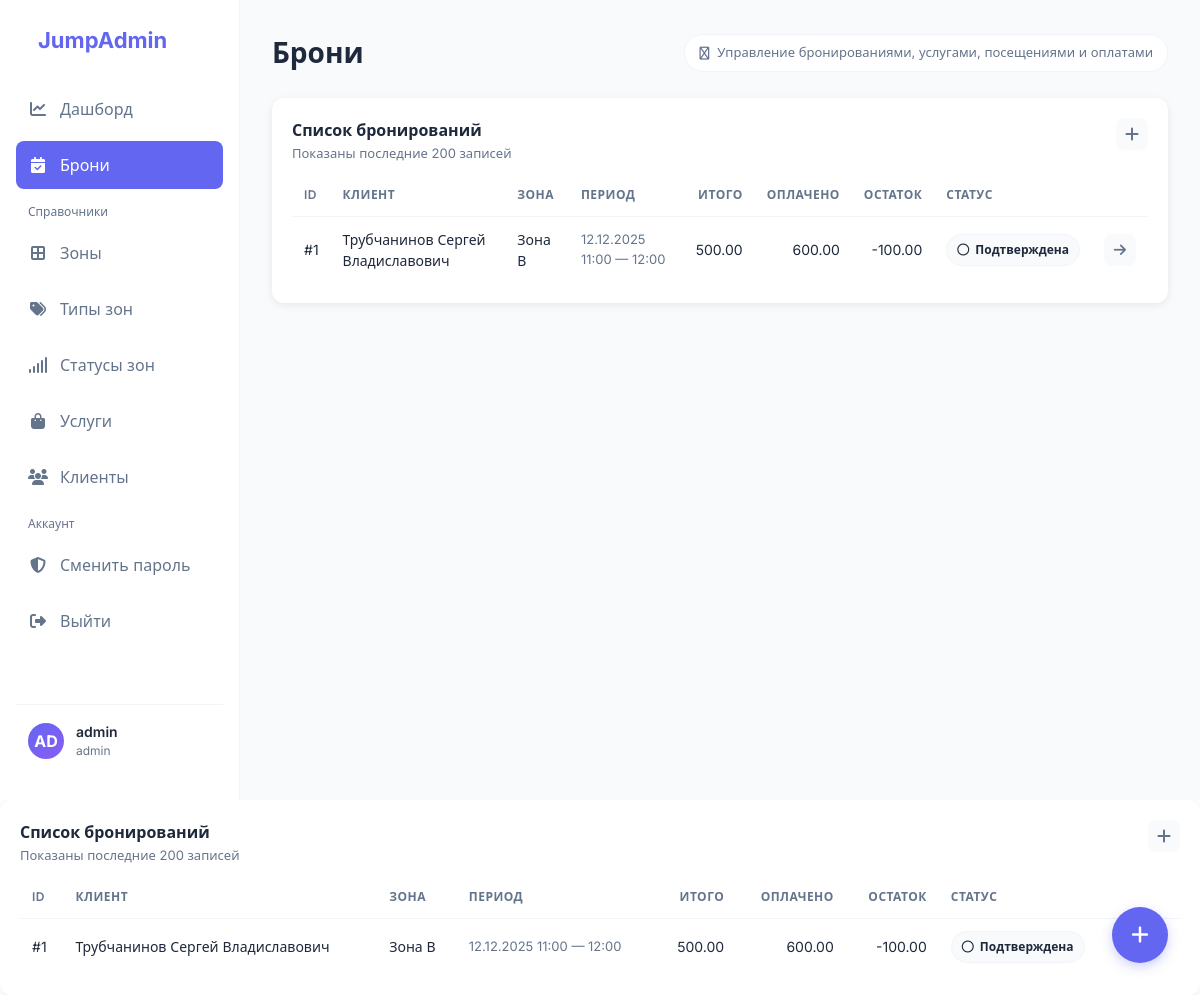
Screenshot of /bookings (signed in) with the database file from the repository.
### models.py (models this page shows)
class Base(DeclarativeBase):
    pass

class Account(Base, UserMixin):
    __tablename__ = "account"
    id: Mapped[int] = mapped_column(Integer, primary_key=True, autoincrement=True)
    login: Mapped[str] = mapped_column(String, unique=True, nullable=False)
    password_hash: Mapped[str] = mapped_column(String, nullable=False)
    role: Mapped[str] = mapped_column(String, nullable=False, default="admin")
    client_id: Mapped[Optional[int]] = mapped_column(ForeignKey("client.id"))
    employee_id: Mapped[Optional[int]] = mapped_column(ForeignKey("employee.id"), nullable=True)
    email_recovery: Mapped[Optional[str]] = mapped_column(String)
    client: Mapped[Optional["Client"]] = relationship(back_populates="accounts")
    employee: Mapped[Optional["Employee"]] = relationship(back_populates="accounts")

class Booking(Base):
    __tablename__ = "booking"
    id: Mapped[int] = mapped_column(Integer, primary_key=True, autoincrement=True)
    client_id: Mapped[int] = mapped_column(ForeignKey("client.id"), nullable=False)
    zone_id: Mapped[int] = mapped_column(ForeignKey("zone.id"), nullable=False)
    datetime_from: Mapped[datetime] = mapped_column(DateTime, nullable=False)
    datetime_to: Mapped[datetime] = mapped_column(DateTime, nullable=False)
    participants_count: Mapped[int] = mapped_column(Integer, nullable=False)
    session_sum: Mapped[Optional[Decimal]] = mapped_column(Numeric(10, 2))
    total_sum: Mapped[Optional[Decimal]] = mapped_column(Numeric(10, 2))
    status_id: Mapped[int] = mapped_column(ForeignKey("booking_status.id"), nullable=False)
    created_at: Mapped[datetime] = mapped_column(DateTime, nullable=False, default=datetime.utcnow)
    client: Mapped["Client"] = relationship(back_populates="bookings")
    zone: Mapped["Zone"] = relationship(back_populates="bookings")
    status: Mapped["BookingStatus"] = relationship(back_populates="bookings")
    payments: Mapped[list["Payment"]] = relationship(back_populates="booking")
    services: Mapped[list["BookingService"]] = relationship(back_populates="booking")
    visit: Mapped[Optional["Visit"]] = relationship(back_populates="booking", uselist=False)

class Client(Base):
    __tablename__ = "client"
    id: Mapped[int] = mapped_column(Integer, primary_key=True, autoincrement=True)
    full_name: Mapped[str] = mapped_column(String, nullable=False)
    dob: Mapped[Optional[date]] = mapped_column(Date)
    phone: Mapped[Optional[str]] = mapped_column(String)
    email: Mapped[Optional[str]] = mapped_column(String)
    note: Mapped[Optional[str]] = mapped_column(Text)
    bookings: Mapped[list["Booking"]] = relationship(back_populates="client")
    accounts: Mapped[list["Account"]] = relationship(back_populates="client")

class Zone(Base):
    __tablename__ = "zone"
    id: Mapped[int] = mapped_column(Integer, primary_key=True, autoincrement=True)
    zone_name: Mapped[str] = mapped_column(String, unique=True, nullable=False)
    type_id: Mapped[int] = mapped_column(ForeignKey("zone_type.id"), nullable=False)
    capacity: Mapped[int] = mapped_column(Integer, nullable=False)
    base_price: Mapped[Decimal] = mapped_column(Numeric(10, 2), nullable=False)
    status_id: Mapped[int] = mapped_column(ForeignKey("zone_status.id"), nullable=False)
    description: Mapped[Optional[str]] = mapped_column(Text)
    type: Mapped["ZoneType"] = relationship(back_populates="zones")
    status: Mapped["ZoneStatus"] = relationship(back_populates="zones")
    bookings: Mapped[list["Booking"]] = relationship(back_populates="zone")

class BookingStatus(Base):
    __tablename__ = "booking_status"
    id: Mapped[int] = mapped_column(Integer, primary_key=True, autoincrement=True)
    code: Mapped[str] = mapped_column(String, unique=True, nullable=False)
    name: Mapped[str] = mapped_column(String, nullable=False)
    bookings: Mapped[list["Booking"]] = relationship(back_populates="status")

### app.py (the view)
@app.get("/bookings")
@login_required
@admin_required
def bookings_list():
    with db_session() as s:
        bookings = (
            s.execute(
                select(Booking)
                .options(joinedload(Booking.client), joinedload(Booking.zone), joinedload(Booking.status))
                .order_by(Booking.id.desc())
                .limit(200)
            )
            .scalars()
            .all()
        )
        paid = s.execute(select(Payment.booking_id, func.coalesce(func.sum(Payment.amount), 0)).group_by(Payment.booking_id)).all()
    paid_map = {bid: float(total) for bid, total in paid}
    return render_template("bookings/list.html", bookings=bookings, paid_map=paid_map)

### app.py (called while the page is built)
@app.before_request
def force_auth():
    if request.endpoint is None:
        return
    if request.endpoint in PUBLIC_ENDPOINTS:
        return
    if not current_user.is_authenticated:
        return redirect(url_for("login"))

def db_session() -> Session:
    return SessionLocal()

def admin_required(fn):
    @wraps(fn)
    def wrapper(*args, **kwargs):
        if not current_user.is_authenticated:
            return login_manager.unauthorized()
        if getattr(current_user, "role", "") not in ("admin", "staff"):
            flash("Недостаточно прав", "danger")
            return redirect(url_for("dashboard"))
        return fn(*args, **kwargs)
    return wrapper

@login_manager.user_loader
def load_user(user_id: str):
    with db_session() as s:
        return s.get(Account, int(user_id))

### templates/bookings/list.html
{% extends "base.html" %}
{% set active = "bookings" %}
{% set page_title = "Брони" %}
{% set page_subtitle = "Управление бронированиями, услугами, посещениями и оплатами" %}
{% set fab_url = url_for('booking_create') %}
{% set fab_title = "Новая бронь" %}
{% block content %}
<div class="card">
  <div class="card-header" style="margin-bottom: 10px;">
    <div class="card-title">
      <h3>Список бронирований</h3>
      <p>Показаны последние 200 записей</p>
    </div>
    <div class="actions">
      <a class="icon-btn" href="{{ url_for('booking_create') }}" title="Новая бронь"><i class="fa-solid fa-plus"></i></a>
    </div>
  </div>
  <div class="table-wrap">
    <table>
      <thead>
        <tr>
          <th>ID</th>
          <th>Клиент</th>
          <th>Зона</th>
          <th>Период</th>
          <th style="text-align:right;">Итого</th>
          <th style="text-align:right;">Оплачено</th>
          <th style="text-align:right;">Остаток</th>
          <th>Статус</th>
          <th style="text-align:right;"></th>
        </tr>
      </thead>
      <tbody>
        {% for b in bookings %}
          {% set paid = paid_map.get(b.id, 0.0) %}
          {% set total = (b.total_sum or 0) %}
          <tr>
            <td>#{{ b.id }}</td>
            <td>{{ b.client.full_name }}</td>
            <td>{{ b.zone.zone_name }}</td>
            <td style="color: var(--text-secondary); font-size: 13px;">
              {{ b.datetime_from.strftime("%d.%m.%Y %H:%M") }} — {{ b.datetime_to.strftime("%H:%M") }}
            </td>
            <td style="text-align:right;">{{ "%.2f"|format(total) }}</td>
            <td style="text-align:right;">{{ "%.2f"|format(paid) }}</td>
            <td style="text-align:right;">{{ "%.2f"|format((total|float) - (paid|float)) }}</td>
            <td><span class="badge"><i class="fa-regular fa-circle"></i> {{ b.status.name }}</span></td>
            <td style="text-align:right;">
              <a class="icon-btn" href="{{ url_for('booking_view', booking_id=b.id) }}" title="Открыть"><i class="fa-solid fa-arrow-right"></i></a>
            </td>
          </tr>
        {% else %}
          <tr><td colspan="9" style="color: var(--text-secondary); padding: 18px;">Нет бронирований</td></tr>
        {% endfor %}
      </tbody>
    </table>
  </div>
</div>
{% endblock %}

### templates/base.html (shortened to what this page needs)
{% set active = active or '' %}
<!DOCTYPE html>
<html lang="ru">
<head>
  <link rel="stylesheet" href="https://cdnjs.cloudflare.com/ajax/libs/font-awesome/6.4.0/css/all.min.css">
</head>
<body>
  {% if current_user.is_authenticated %}
  <div class="app-container">
    <aside class="sidebar">
      <div class="logo">
        <span>JumpAdmin</span>
      </div>
      <nav class="nav-menu">
        <a href="{{ url_for('dashboard') }}" class="nav-item {% if active=='dashboard' %}active{% endif %}">
          <i class="fa-solid fa-chart-line"></i><span>Дашборд</span>
        </a>
        <a href="{{ url_for('bookings_list') }}" class="nav-item {% if active=='bookings' %}active{% endif %}">
          <i class="fa-solid fa-calendar-check"></i><span>Брони</span>
        </a>
        <div class="nav-section">Справочники</div>
        <a href="{{ url_for('zones_list') }}" class="nav-item {% if active=='zones' %}active{% endif %}">
          <i class="fa-solid fa-border-all"></i><span>Зоны</span>
        </a>
        <a href="{{ url_for('zone_types_list') }}" class="nav-item {% if active=='zone_types' %}active{% endif %}">
          <i class="fa-solid fa-tags"></i><span>Типы зон</span>
        </a>
        <a href="{{ url_for('zone_statuses_list') }}" class="nav-item {% if active=='zone_statuses' %}active{% endif %}">
          <i class="fa-solid fa-signal"></i><span>Статусы зон</span>
        </a>
        <a href="{{ url_for('services_list') }}" class="nav-item {% if active=='services' %}active{% endif %}">
          <i class="fa-solid fa-bag-shopping"></i><span>Услуги</span>
        </a>
        <a href="{{ url_for('clients_list') }}" class="nav-item {% if active=='clients' %}active{% endif %}">
          <i class="fa-solid fa-users"></i><span>Клиенты</span>
        </a>
        <div class="nav-section">Аккаунт</div>
        <a href="{{ url_for('account_password') }}" class="nav-item {% if active=='password' %}active{% endif %}">
          <i class="fa-solid fa-shield-halved"></i><span>Сменить пароль</span>
        </a>
        <a href="{{ url_for('logout') }}" class="nav-item">
          <i class="fa-solid fa-right-from-bracket"></i><span>Выйти</span>
        </a>
      </nav>
      <div class="user-profile">
        {% set initials = (current_user.login[:2] if current_user.login else 'AD')|upper %}
        <div class="user-avatar">{{ initials }}</div>
        <div class="user-info">
          <h4>{{ current_user.login }}</h4>
          <p>{{ current_user.role }}</p>
        </div>
      </div>
    </aside>
    <main class="main-content">
      <header class="header">
        <h1>{{ page_title or " " }}</h1>
        {% if page_subtitle %}
          <div class="pill"><i class="fa-regular fa-circle-info"></i> {{ page_subtitle }}</div>
        {% else %}
          <div class="pill"><i class="fa-regular fa-circle-user"></i> {{ current_user.login }}</div>
        {% endif %}
      </header>
      {{ self.content() }}
    </main>
  </div>
  {% endif %}
  {% if fab_url %}
    <a class="fab-button" href="{{ fab_url }}" title="{{ fab_title or 'Добавить' }}"><i class="fa-solid fa-plus"></i></a>
  {% endif %}
  {% block content %}{% endblock %}
</body>
</html>

### templates/base.html (style rules this page uses)
* { margin: 0; padding: 0; box-sizing: border-box; font-family: 'Inter', system-ui, -apple-system, Segoe UI, Roboto, sans-serif; }
:root { --primary: #6366F1; --primary-dark: #4F46E5; --background: #FFFFFF; --background-secondary: #F8FAFC; --text-primary: #1E293B; --text-secondary: #64748B; --success: #10B981; --warning: #F59E0B; --error: #EF4444; --border: #F1F5F9; --shadow: rgba(0, 0, 0, 0.08); --sidebar-width: 240px; --radius: 12px; }
body { background-color: var(--background); color: var(--text-primary); line-height: 1.5; }
a { color: inherit; }
.app-container { display: flex; min-height: 100vh; }
.sidebar { width: var(--sidebar-width); background-color: var(--background); border-right: 1px solid var(--border); padding: 24px 16px; display: flex; flex-direction: column; position: fixed; height: 100vh; z-index: 10; }
.logo { font-size: 22px; font-weight: 700; color: var(--primary); margin-bottom: 28px; padding-left: 12px; display: flex; align-items: center; gap: 10px; }
.nav-menu { flex-grow: 1; }
.nav-section { margin-top: 14px; margin-bottom: 8px; padding-left: 12px; color: var(--text-secondary); font-size: 12px; }
.nav-item { display: flex; align-items: center; padding: 12px; margin-bottom: 8px; border-radius: 8px; color: var(--text-secondary); text-decoration: none; transition: all 0.2s ease; }
.nav-item i { margin-right: 12px; width: 20px; text-align: center; }
.nav-item.active { background-color: var(--primary); color: white; font-weight: 500; }
.user-profile { padding: 16px 12px; border-top: 1px solid var(--border); display: flex; align-items: center; gap: 12px; }
.user-avatar { width: 36px; height: 36px; border-radius: 50%; background: linear-gradient(135deg, var(--primary), #8B5CF6); color: white; display: flex; align-items: center; justify-content: center; font-weight: 700; flex: 0 0 auto; }
.user-info h4 { font-size: 14px; font-weight: 600; }
.user-info p { font-size: 12px; color: var(--text-secondary); }
.main-content { flex-grow: 1; margin-left: var(--sidebar-width); padding: 32px; background-color: var(--background-secondary); min-height: 100vh; }
.header { display: flex; justify-content: space-between; align-items: center; margin-bottom: 24px; gap: 16px; }
.header h1 { font-size: 28px; font-weight: 600; }
.pill { color: var(--text-secondary); font-size: 13px; background-color: var(--background); padding: 8px 14px; border-radius: 999px; border: 1px solid var(--border); display: inline-flex; align-items: center; gap: 8px; white-space: nowrap; }
.card { background-color: var(--background); border-radius: var(--radius); padding: 20px; box-shadow: 0 2px 8px var(--shadow); transition: transform 0.2s ease, box-shadow 0.2s ease; }
.card-header { display:flex; align-items:flex-start; justify-content:space-between; gap: 12px; margin-bottom: 14px; }
.card-title h3 { font-size: 16px; font-weight: 600; margin-bottom: 2px; }
.card-title p { font-size: 13px; color: var(--text-secondary); }
.actions { display:flex; gap: 8px; }
.icon-btn { width: 32px; height: 32px; border-radius: 8px; border: none; background-color: var(--background-secondary); color: var(--text-secondary); cursor:pointer; display:flex; align-items:center; justify-content:center; transition: all 0.2s ease; text-decoration: none; }
.table-wrap { overflow-x: auto; }
table { width: 100%; border-collapse: collapse; }
th, td { padding: 12px; border-top: 1px solid var(--border); text-align: left; font-size: 14px; }
thead th { border-top: none; color: var(--text-secondary); font-size: 12px; font-weight: 600; text-transform: uppercase; letter-spacing: .04em; background: var(--background); position: sticky; top: 0; }
.badge { display:inline-flex; align-items:center; gap: 6px; padding: 6px 10px; border-radius: 999px; font-size: 12px; font-weight: 600; background: var(--background-secondary); color: var(--text-primary); border: 1px solid var(--border); }
.fab-button { position: fixed; bottom: 32px; right: 32px; width: 56px; height: 56px; border-radius: 50%; background-color: var(--primary); color: white; border: none; font-size: 20px; cursor: pointer; box-shadow: 0 4px 12px rgba(99, 102, 241, 0.3); display: flex; align-items: center; justify-content: center; transition: all 0.3s ease; z-index: 100; text-decoration: none; }

### rows the page displays
Account: login "admin", role "admin"
Booking: id "1", client.full_name "Трубчанинов Сергей Владиславович", zone.zone_name "Зона В", datetime_from "12.12.2025 11:00", datetime_to "12:00", total_sum "500.00", paid "600.00", (total|float)-(paid|float) "-100.00", status.name "Подтверждена"

### other values shown
{{ initials }} "AD"
{{ page_title or " " }} "Брони"
{{ page_subtitle }} "Управление бронированиями, услугами, посещениями и оплатами"
